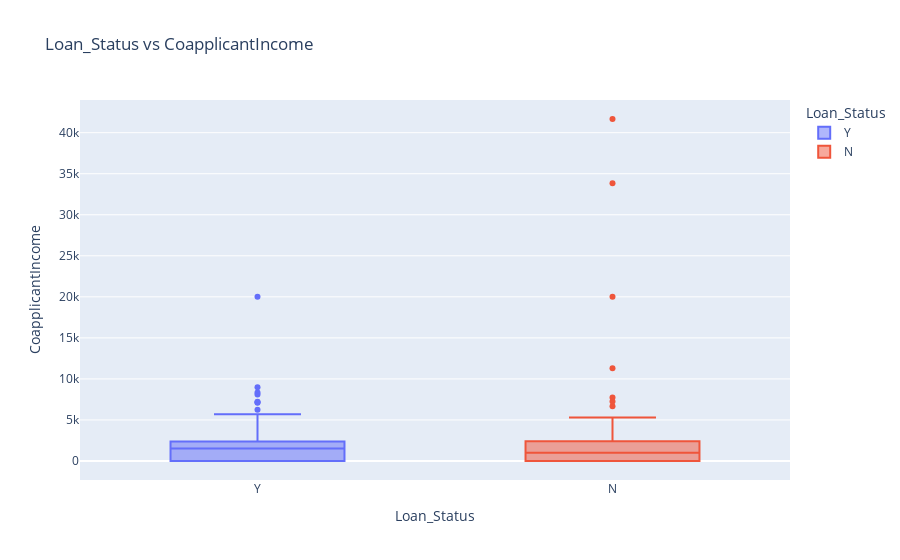

Notebook source saved alongside this figure:
### Markdown cell above
Now let’s have a look at the relationship between the income of the loan co-applicant and the loan status:

### Code cell
fig_coapplicant_income = px.box(data, x='Loan_Status', y='CoapplicantIncome',color="Loan_Status", title='Loan_Status vs CoapplicantIncome')
fig_coapplicant_income.show()

### Figure 1 — Plotly figure (JSON) as saved in the notebook; plotly's stock layout.template omitted (floating-point values rounded to 4 significant figures; data arrays with more than 128 entries replaced by an {"elided": "..."} marker saying what was removed)
{"data": [{"alignmentgroup": "True", "hovertemplate": "Loan_Status=%{x}<br>CoapplicantIncome=%{y}<extra></extra>", "legendgroup": "Y", "marker": {"color": "#636efa"}, "name": "Y", "notched": false, "offsetgroup": "Y", "orientation": "v", "showlegend": true, "type": "box", "x": {"elided": "366 str values"}, "x0": " ", "xaxis": "x", "y": {"elided": "366 float values"}, "y0": " ", "yaxis": "y"}, {"alignmentgroup": "True", "hovertemplate": "Loan_Status=%{x}<br>CoapplicantIncome=%{y}<extra></extra>", "legendgroup": "N", "marker": {"color": "#EF553B"}, "name": "N", "notched": false, "offsetgroup": "N", "orientation": "v", "showlegend": true, "type": "box", "x": {"elided": "163 str values"}, "x0": " ", "xaxis": "x", "y": {"elided": "163 int values"}, "y0": " ", "yaxis": "y"}], "layout": {"autosize": true, "boxmode": "overlay", "legend": {"title": {"text": "Loan_Status"}, "tracegroupgap": 0}, "title": {"text": "Loan_Status vs CoapplicantIncome"}, "xaxis": {"anchor": "y", "autorange": true, "categoryarray": ["Y", "N"], "categoryorder": "array", "domain": [0, 1], "range": [-0.5, 1.5], "title": {"text": "Loan_Status"}, "type": "category"}, "yaxis": {"anchor": "x", "autorange": true, "domain": [0, 1], "range": [-2315.0, 43980.0], "title": {"text": "CoapplicantIncome"}, "type": "linear"}}}
